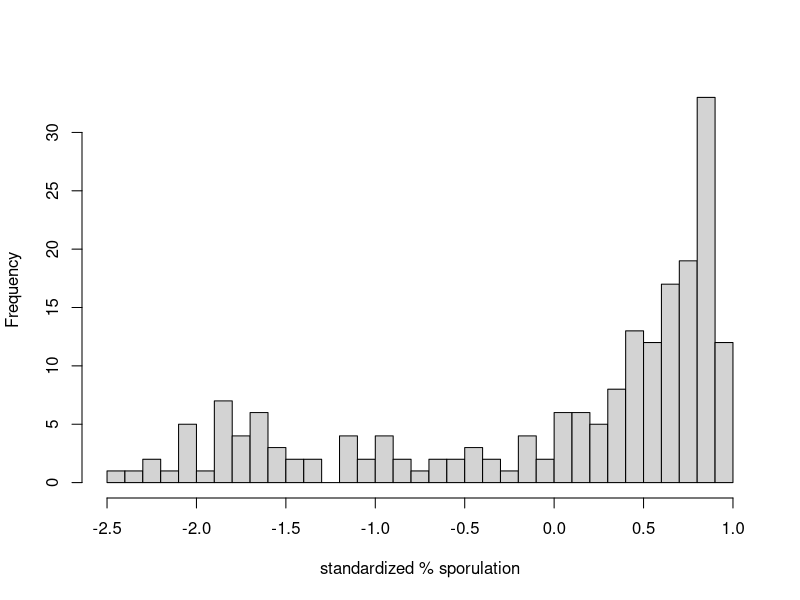

Here is the R script that generated this plot: (Note: this script raises an error after producing the figure.)
## ---- chunk 1
rm(list=ls())
# setwd("~/GitHub/coevolution-ts/")
require("dplyr")
require(here)
## ---- chunk 2
data <- read.csv(here("data/sporulation-growth.csv"), header = TRUE, sep =",")
# data <- read.csv("./data/sporulation-growth.csv", header = TRUE, sep =",")

#select sporulation data time (24 or 48 hrs)
data <- filter(data, Tsample=="T48H")

perc.spore.std <- (data$perc.spore - mean(data$perc.spore)) / sd(data$perc.spore)
data <- data.frame(data, perc.spore.std)
## ---- chunk 3
# average fitness for ancestral strain
anc <- filter(data, host == "WT" & phage == "no_Phage" & line == "ANC") %>%
   dplyr::select(colony, growth.rate) %>%
   group_by(colony) %>%
   summarize(an.growth.rate = mean(growth.rate)) 
anc.gr <- mean(anc$an.growth.rate)
rel.fit <- data$growth.rate / anc.gr
data <- data.frame(data, rel.fit)
## ---- chunk 4
spore.hist <- hist(data$perc.spore.std, main = NA, 
      xlab = "standardized % sporulation", ylab = "Frequency",
      breaks = 25)
## ---- chunk 5
# Wild type host without seed bank and no phage
wt.np.anc <- filter(data, host == "WT" & phage == "no_Phage" & line == "ANC") %>%
   dplyr::select(colony, line, perc.spore.std, rel.fit) %>%
   group_by(colony) %>%
   summarize(perc.spore.std = mean(perc.spore.std), rel.fit = mean(rel.fit)) 

# Wild type host with short seed bank and no phage
wt.np.short <- filter(data, host == "WT" & phage == "no_Phage" & seed.bank == "short") %>%
   dplyr::select(colony, line, perc.spore.std, rel.fit) %>%
   group_by(colony, line) %>%
   summarize(perc.spore.std = mean(perc.spore.std), rel.fit = mean(rel.fit)) 

# Wild type host with short seed bank and plus phage
wt.pp.short <- filter(data, host == "WT" & phage == "SPO1" & seed.bank == "short") %>%
   dplyr::select(colony, line, perc.spore.std, rel.fit) %>%
   group_by(colony, line) %>%
   summarize(perc.spore.std = mean(perc.spore.std), rel.fit = mean(rel.fit)) 
## ---- chunk 6
# Wild type ancestor vs. evolved host with a short seed bank

png(filename=here("/plots/selection-gradient/select.grad-1-48h.png"),
    width = 1200, height = 1200, res = 96*2)

plot.new()
par(mar = c(7, 7, 5, 7))

plot(wt.np.anc$perc.spore.std, wt.np.anc$rel.fit, xlim = c(-0.1, 1.1), 
     ylim = c(0.75, 1.4), type = "p", 
     pch = 21, bg = "pink", col = "black", cex = 1.5, ylab = "", xlab = "", 
     cex.lab = 1.5, las = 1, lwd = 1, yaxt = "n", xaxt = "n")
box(lwd=2)

# Add ticks and tick labels
axis(side = 2, lwd.ticks = 2, las = 1, cex.axis = 1.25, 
   labels = c("0.75", "1.00", "1.25"), at = c(0.75, 1.0, 1.25))

axis(side = 4, labels = F, lwd.ticks = 2, 
   at = c(0.75, 1.0, 1.25))

axis(side = 1, lwd.ticks = 2, cex.axis = 1.25, las = 1,
    labels = c("0.0", "0.25", "0.50", "0.75", "1.0"), at = c(0, 0.25, 0.5, 0.75, 1))

axis(side = 3, labels = F, lwd.ticks = 2, las = 1, cex.axis = 1.25, 
   at = c(0, 0.25, 0.5, 0.75, 1))

mtext('Sporulation (standardized)', side = 1, outer = TRUE, cex = 1.5, 
      line = -4, adj = 0.5)

mtext(expression('Relative fitness ('~italic(w)~')'), side = 2, outer = TRUE, 
      cex = 1.5, line = -3.5, adj = 0.6)

fit1 <- lm(wt.np.anc$rel.fit ~ wt.np.anc$perc.spore.std)
abline(fit1, col = "red", lty = 2, lwd = 2)

points(wt.np.short$perc.spore.std, wt.np.short$rel.fit, type = "p", 
     pch = 21, bg = "lightblue", lwd = 1, col = "black", cex = 1.5)

fit2 <- lm(wt.np.short$rel.fit ~ wt.np.short$perc.spore.std)
abline(fit2, col = "blue", lty = 2, lwd = 2)

dev.off()  
graphics.off() 
## ---- chunk 7
# Short seed bank without phage vs. short seed bank with phage

png(filename=here("/plots/selection-gradient/select.grad-2-48h.png"),
    width = 1200, height = 1200, res = 96*2)

plot.new()
par(mar = c(7, 7, 5, 7))

plot(wt.np.short$perc.spore.std, wt.np.short$rel.fit, xlim = c(-1.5, 1.5), 
     ylim = c(0.65, 1.4), type = "p", 
     pch = 21, bg = "pink", col = "black", cex = 1.5, ylab = "", xlab = "", 
     cex.lab = 1.5, las = 1, lwd = 1, yaxt = "n", xaxt = "n")
box(lwd=2)

# Add ticks and tick labels
axis(side = 2, lwd.ticks = 2, las = 1, cex.axis = 1.25, 
   labels = c("0.75", "1.00", "1.25"), at = c(0.75, 1.0, 1.25))

axis(side = 4, labels = F, lwd.ticks = 2, 
   at = c(0.75, 1.0, 1.25))

axis(side = 1, lwd.ticks = 2, cex.axis = 1.2, las = 1,
    labels = c("-1.0", "-0.5", "0.0", "0.5", "1.0"), at = c(-1, -0.5, 0, 0.5, 1))

axis(side = 3, labels = F, lwd.ticks = 2, las = 1, cex.axis = 1.2, 
   at = c(-1.0, -0.5, 0, 0.5, 1.0))

mtext('Sporulation (standardized)', side = 1, outer = TRUE, cex = 1.5, 
      line = -4, adj = 0.5)

mtext(expression('Relative fitness ('~italic(w)~')'), side = 2, outer = TRUE, 
      cex = 1.5, line = -3.5, adj = 0.6)

fit1 <- lm(wt.np.short$rel.fit ~ wt.np.short$perc.spore.std)
abline(fit1, col = "red", lty = 2, lwd = 2)

points(wt.pp.short$perc.spore.std, wt.pp.short$rel.fit, type = "p", 
     pch = 21, bg = "lightblue", lwd = 1, col = "black", cex = 1.5)

fit2 <- lm(wt.pp.short$rel.fit ~ wt.pp.short$perc.spore.std)
abline(fit2, col = "blue", lty = 2, lwd = 2)

dev.off()  
graphics.off() 
## ---- chunk 8
library(ggplot2)
library(cowplot)

plot.data <- 
   data%>%
   #add seed.bank ANC to ancestor
   mutate(seed.bank = if_else(line=="ANC","ANC", as.character(seed.bank)))%>%
   #summarize means
   dplyr::select(host, phage, line, seed.bank, colony, perc.spore.std, rel.fit)%>%
   group_by(host, phage, line, colony, seed.bank) %>%
   summarize(perc.spore.std = mean(perc.spore.std), rel.fit = mean(rel.fit))
## ---- chunk 9
#duplicate ancestor data for phage treatment panel
   plot.data %>%
   filter(line == "ANC")%>%
   mutate(phage = "SPO1")%>%
   bind_rows(plot.data, .)%>%
#plot
   ggplot(aes(x=perc.spore.std, y=rel.fit, color=seed.bank))+
   geom_smooth(method = "lm", linetype=1, se = F, size=1.5)+
   geom_point(aes(fill=seed.bank), alpha=0.5,shape=21, size=3)+
   facet_wrap(~phage)+
   theme_cowplot()+
   panel_border()+
   xlab('Sporulation (standardized)')+
   ylab(expression('Relative fitness ('~italic(w)~')'))+
   theme(legend.position = "bottom")+
   ggsave(here("plots/selection-gradient/select.grad-phage.png"),
    width = 10, height = 7)
   
## ---- chunk 10

plot.data %>%
   filter(line != "ANC")%>%
   ggplot(aes(x=perc.spore.std, y=rel.fit, color=phage))+
   geom_smooth(method = "lm", linetype=1, se = F, size=1.5)+
   geom_point(aes(fill=phage), alpha=0.5,shape=21, size=3)+
   facet_wrap(~seed.bank)+
   theme_cowplot()+
   panel_border()+
   xlab('Sporulation (standardized)')+
   ylab(expression('Relative fitness ('~italic(w)~')'))+
   theme(legend.position = "bottom")+
   ggsave(here("plots/selection-gradient/select.grad-seed.bank.png"),
    width = 10, height = 7)
   
